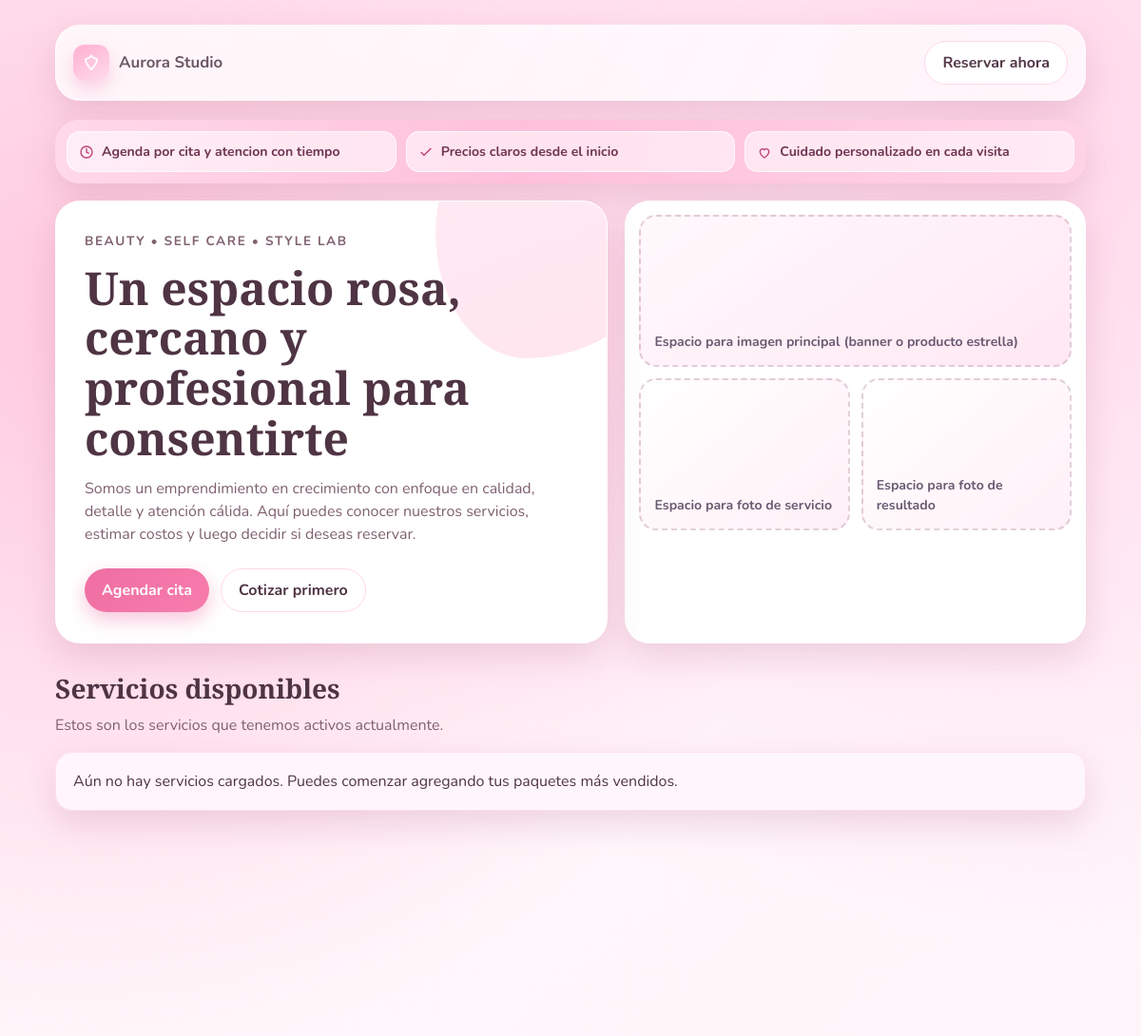
The app's page / (upper part), older data.
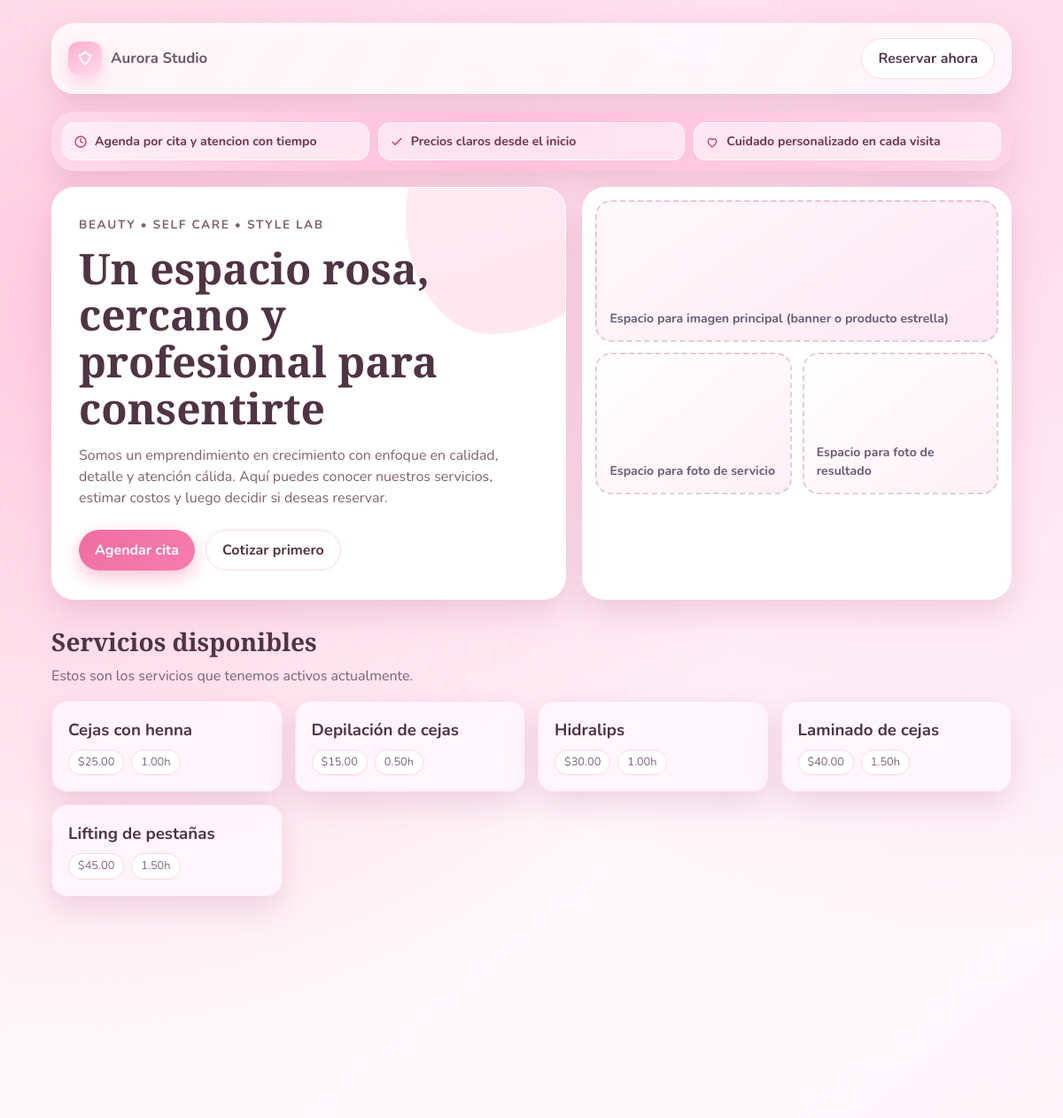
The same page, newer data.
### aurora_studio_app/models.py (models this page shows, shortened)
class Servicio(models.Model):
    nombre = models.CharField(max_length=200)
    categoria = models.CharField(
        max_length=100,
        default="General",
        help_text="Categoría del servicio (ej: Uñas, Cejas, Pestañas, Facial)",
    )
    descripcion = models.TextField()
    precio = models.DecimalField(max_digits=10, decimal_places=2)
    duracion = models.DecimalField(
        max_digits=4,
        decimal_places=2,
        help_text="Duración del servicio en horas"
    )

### aurora_studio_app/views.py (the view)
# urls.py: path('', HomeView.as_view(), name='home'),
class HomeView(View):
    template_name = 'aurora_studio_app/home.html'
    def get(self, request):
        repositorio = RepositorioServicioDjango()
        servicio_service = ServicioService(repositorio_servicio=repositorio)
        servicios = servicio_service.listar_servicios_activos()
        context = {
            'titulo': 'Bienvenido a Aurora Studio',
            'descripcion': 'Tu belleza, nuestra pasión',
            'servicios': servicios,
        }
        return render(request, self.template_name, context)

### aurora_studio_app/infra/repositories.py (called while the page is built)
	def obtener_todos_ordenados_por_nombre(self) -> list[Servicio]:
		return list(Servicio.objects.all().order_by('nombre'))

### aurora_studio_app/services.py (called while the page is built)
    def listar_servicios_activos(self) -> List[Servicio]:
        return self.repositorio.obtener_todos_ordenados_por_nombre()

### aurora_studio_app/templates/aurora_studio_app/home.html (shortened to what this page needs)
<!DOCTYPE html>
<html lang="es">
<head>
    {% load static %}
    <link rel="stylesheet" href="{% static 'aurora_studio_app/css/overrides.css' %}">
</head>
<body>
    <div class="page-shell">
        <header class="topbar">
            <div class="brand">
                <span class="brand-mark" aria-hidden="true">
                    <svg viewBox="0 0 24 24">
                        <path d="M12 3c1.8 2.7 4.5 4.2 7.5 4.5-1 5.8-4 9.6-7.5 13-3.5-3.4-6.5-7.2-7.5-13C7.5 7.2 10.2 5.7 12 3Z"></path>
                    </svg>
                </span>
                <span>Aurora Studio</span>
            </div>
            <a class="btn btn-soft" href="{% url 'reserva' %}">Reservar ahora</a>
        </header>
        <div class="info-strip">
            <div class="info-chip">
                <svg viewBox="0 0 24 24"><path d="M12 6v6l4 2"></path><circle cx="12" cy="12" r="9"></circle></svg>
                Agenda por cita y atencion con tiempo
            </div>
            <div class="info-chip">
                <svg viewBox="0 0 24 24"><path d="M20 6 9 17l-5-5"></path></svg>
                Precios claros desde el inicio
            </div>
            <div class="info-chip">
                <svg viewBox="0 0 24 24"><path d="M12 21s-7-4.4-7-10a4 4 0 0 1 7-2.6A4 4 0 0 1 19 11c0 5.6-7 10-7 10Z"></path></svg>
                Cuidado personalizado en cada visita
            </div>
        </div>
        <section class="hero">
            <article class="hero-main">
                <p class="kicker">Beauty • Self Care • Style Lab</p>
                <h1>Un espacio rosa, cercano y profesional para consentirte</h1>
                <p class="hero-copy">
                    Somos un emprendimiento en crecimiento con enfoque en calidad, detalle y atención cálida.
                    Aquí puedes conocer nuestros servicios, estimar costos y luego decidir si deseas reservar.
                </p>
                <div class="cta-row">
                    <a class="btn btn-primary" href="{% url 'reserva' %}">Agendar cita</a>
                    <a class="btn btn-soft" href="#cotizador">Cotizar primero</a>
                </div>
            </article>
            <aside class="hero-gallery">
                <div class="img-slot large">Espacio para imagen principal (banner o producto estrella)</div>
                <div class="img-slot">Espacio para foto de servicio</div>
                <div class="img-slot">Espacio para foto de resultado</div>
            </aside>
        </section>
        <section id="servicios">
            <h2 class="section-title">Servicios disponibles</h2>
            <p class="section-sub">Estos son los servicios que tenemos activos actualmente.</p>
            {% if servicios %}
                <div class="services-grid">
                    {% for servicio in servicios %}
                        <article class="service-card" style="animation-delay: {{ forloop.counter0 }}00ms;">
                            <h3>{{ servicio.nombre }}</h3>
                            <div class="service-meta">
                                <span class="pill">${{ servicio.precio }}</span>
                                <span class="pill">{{ servicio.duracion }}h</span>
                            </div>
                        </article>
                    {% endfor %}
                </div>
            {% else %}
                <div class="service-card">
                    <p>Aún no hay servicios cargados. Puedes comenzar agregando tus paquetes más vendidos.</p>
                </div>
            {% endif %}
        </section>
    </div>
</body>
</html>

Row changes from the older to the newer data that the page shows:
added Servicio: nombre "Cejas con henna", precio "25.00", duracion "1.00"
added Servicio: nombre "Depilación de cejas", precio "15.00", duracion "0.50"
added Servicio: nombre "Hidralips", precio "30.00", duracion "1.00"
added Servicio: nombre "Laminado de cejas", precio "40.00", duracion "1.50"
added Servicio: nombre "Lifting de pestañas", precio "45.00", duracion "1.50"
Text that changed along with them:
text no longer shown: "Aún no hay servicios cargados. Puedes comenzar agregando tus paquetes más vendidos."
